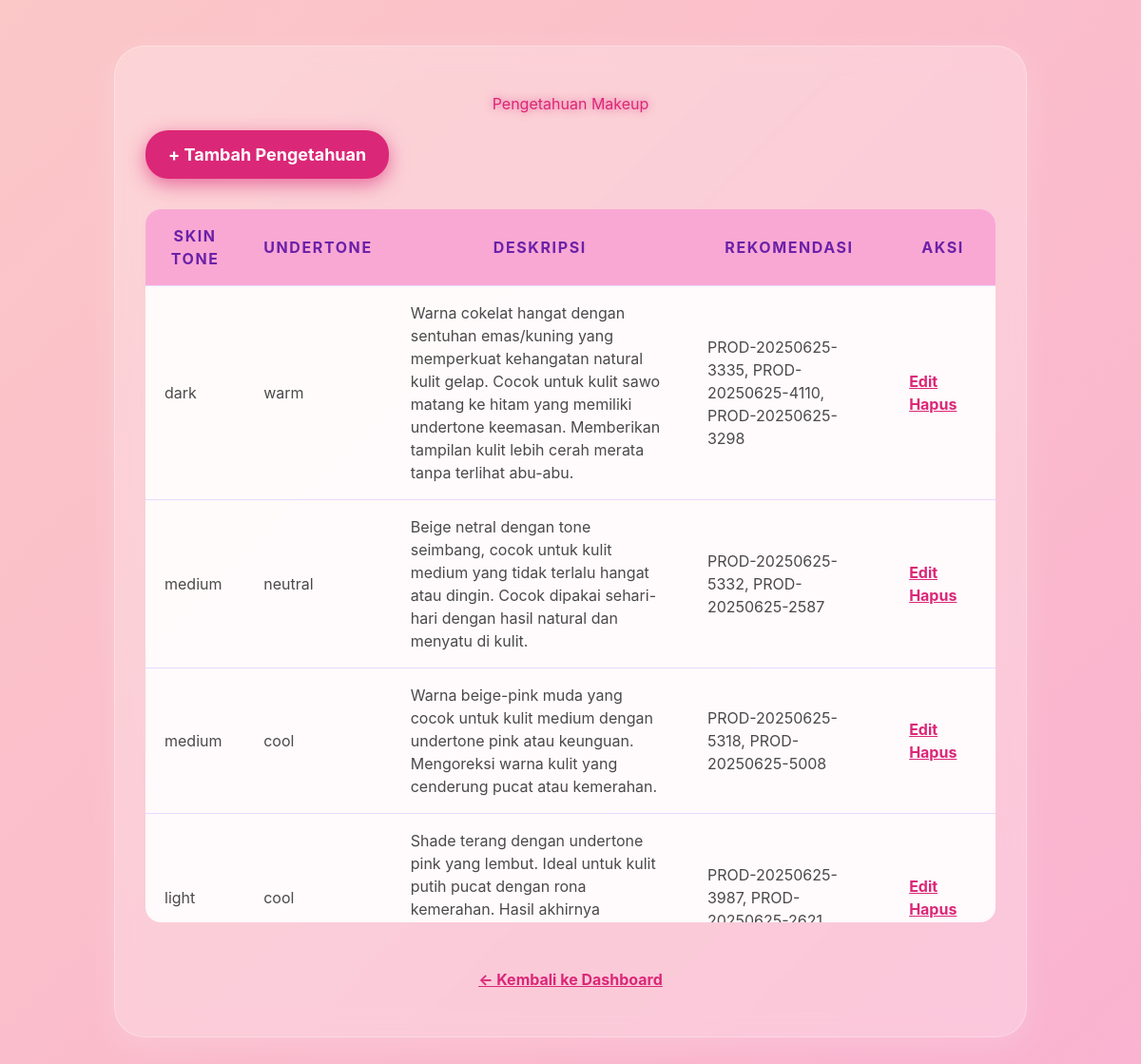
Page /admin/knowledge (signed in) on the committed database.
### app.py (models this page shows)
class Knowledge(db.Model):
    id = db.Column(db.Integer, primary_key=True)
    skin_tone = db.Column(db.String(100))
    undertone = db.Column(db.String(100))
    recommendation = db.Column(db.Text)
    description = db.Column(db.String(100))

### app.py (the view)
@app.route('/admin/knowledge')
def admin_knowledge():
    if not session.get('admin'):
        return redirect('/admin/login')
    knowledge = Knowledge.query.all()
    return render_template('admin_knowledge.html', knowledge=knowledge)

### templates/admin_knowledge.html (shortened to what this page needs)
<!DOCTYPE html>
<html lang="id">
  <head>
    <script src="https://cdn.tailwindcss.com"></script>
  </head>
  <body>
    <div class="glass-card">
      <h1 class="mb-4">Pengetahuan Makeup</h1>
      <a href="/admin/knowledge/add" class="btn-add">+ Tambah Pengetahuan</a>
      <div class="table-container">
        <table>
          <thead>
            <tr>
              <th class="text-center">Skin Tone</th>
              <th class="text-center">Undertone</th>
              <th class="text-center">Deskripsi</th>
              <th class="text-center">Rekomendasi</th>
              <th class="text-center">Aksi</th>
            </tr>
          </thead>
          <tbody>
            {% for item in knowledge %}
            <tr>
              <td>{{ item.skin_tone }}</td>
              <td>{{ item.undertone }}</td>
              <td>
                {% if item.description %}{{ item.description }}{% else %} - {%
                endif %}
              </td>
              <td>
                {{ item.recommendation[:80] }}
              </td>
              <td>
                <a
                  href="/admin/knowledge/edit/{{ item.id }}"
                  class="action-link"
                  >Edit</a
                >
                <a
                  href="/admin/knowledge/delete/{{ item.id }}"
                  class="action-link"
                  >Hapus</a
                >
              </td>
            </tr>
            {% else %}
            <tr>
              <td colspan="5" style="text-align: center; color: #9f1239">
                Belum ada data pengetahuan
              </td>
            </tr>
            {% endfor %}
          </tbody>
        </table>
      </div>
      <a href="/admin" class="back-link">← Kembali ke Dashboard</a>
    </div>
  </body>
</html>

### templates/admin_knowledge.html (style rules this page uses)
body { font-family: "Inter", sans-serif; background: linear-gradient(135deg, #fbc7c7 0%, #f9a8d4 100%); min-height: 100vh; color: #4a4a4a; padding: 3rem 1.5rem; }
.glass-card { background: rgba(255, 255, 255, 0.25); backdrop-filter: blur(12px); border-radius: 2rem; box-shadow: 0 8px 32px rgba(255, 255, 255, 0.18); border: 1px solid rgba(255, 255, 255, 0.3); max-width: 960px; margin: 0 auto; padding: 3rem 2rem; }
h1 { color: #db2777; text-shadow: 0 0 8px rgba(219, 39, 119, 0.7); font-weight: 900; font-size: 3rem; margin-bottom: 2rem; text-align: center; }
.table-container { width: 100%; max-height: 750px; overflow-y: auto; position: relative; border-radius: 1rem; }
table { width: 100%; border-collapse: collapse; font-size: 1rem; background: rgba(255, 255, 255, 0.9); box-shadow: 0 8px 32px rgba(219, 39, 119, 0.2); }
thead { position: sticky; top: 0; }
thead tr { background-color: #f9a8d4; color: #6b21a8; text-transform: uppercase; letter-spacing: 0.1em; }
thead th, tbody td { padding: 1rem 1.25rem; text-align: left; border-bottom: 1px solid #e9d8fd; }
a.action-link { font-weight: 700; margin-right: 1rem; color: #db2777; text-decoration: underline; cursor: pointer; transition: color 0.3s ease; }
.btn-add { display: inline-block; background-color: #db2777; color: white; font-weight: 700; padding: 0.75rem 1.5rem; border-radius: 1.5rem; box-shadow: 0 6px 20px rgba(219, 39, 119, 0.6); margin-bottom: 2rem; transition: background-color 0.3s ease, transform 0.3s ease; text-decoration: none; font-size: 1.125rem; }
.back-link { display: block; margin-top: 3rem; font-weight: 700; color: #db2777; text-decoration: underline; cursor: pointer; font-size: 1rem; text-align: center; transition: color 0.3s ease; }
th { text-align: center; }

### rows in the picture
Knowledge: skin_tone "dark", undertone "warm", description "Warna cokelat hangat dengan sentuhan emas/kuning yang memperkuat kehangatan natural kulit gelap. Cocok untuk kulit sawo matang ke hitam yang memiliki undertone keemasan. Memberikan tampilan kulit lebih cerah merata tanpa terlihat abu-abu.", recommendation "PROD-20250625-3335, PROD-20250625-4110, PROD-20250625-3298"
Knowledge: skin_tone "medium", undertone "neutral", description "Beige netral dengan tone seimbang, cocok untuk kulit medium yang tidak terlalu hangat atau dingin. Cocok dipakai sehari-hari dengan hasil natural dan menyatu di kulit.", recommendation "PROD-20250625-5332, PROD-20250625-2587"
Knowledge: skin_tone "medium", undertone "cool", description "Warna beige-pink muda yang cocok untuk kulit medium dengan undertone pink atau keunguan. Mengoreksi warna kulit yang cenderung pucat atau kemerahan.", recommendation "PROD-20250625-5318, PROD-20250625-5008"
Knowledge: skin_tone "light", undertone "cool", description "Shade terang dengan undertone pink yang lembut. Ideal untuk kulit putih pucat dengan rona kemerahan. Hasil akhirnya…", recommendation "PROD-20250625-3987,…"
